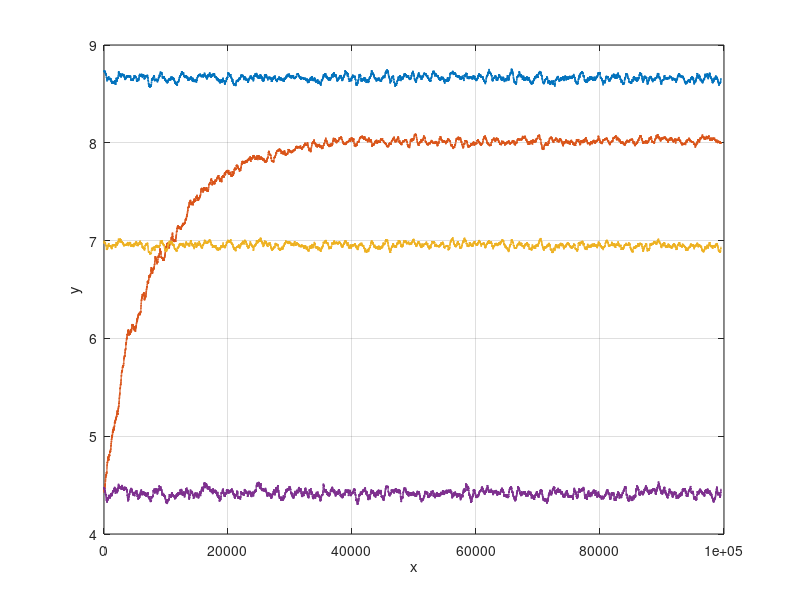

Reproduce this figure in MATLAB.
clear;clc;
set(0,'defaultfigurecolor','w');
load('fp_performance.mat');
load('greedy_performance.mat');
load('random_performance.mat');
load('drl_performance.mat');
plot(fp_performance,'LineWidth',1)
hold on
plot(drl_performance,'LineWidth',1)
plot(greedy_performance,'LineWidth',1)
plot(random_performance,'LineWidth',1)
xlabel('x')
ylabel('y')
grid on